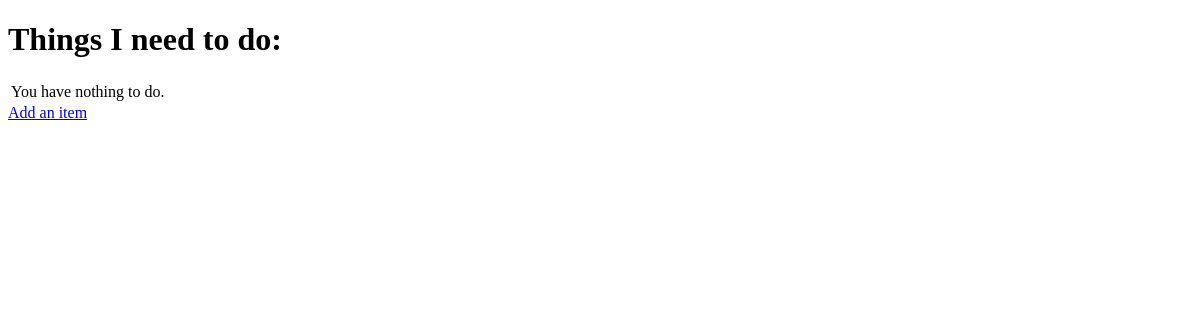
The app's page /, older data.
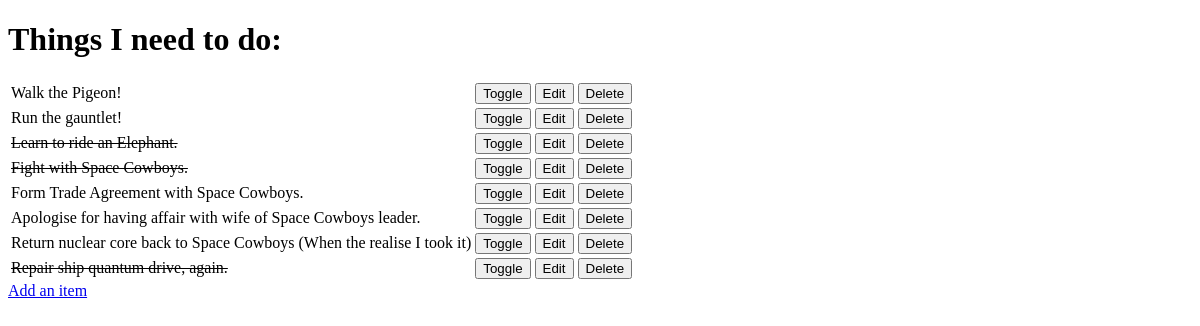
The same page, newer data.
### todo/models.py (models this page shows, shortened)
class Item(models.Model):
    name = models.CharField(max_length=50, null=False, blank=False)
    done = models.BooleanField(null=False, blank=False, default=False)

### todo/views.py (the view)
# urls.py: path('', views.get_todo_list, name='get_todo_list'),
def get_todo_list(request):
    items = Item.objects.all()
    context = {
        'items': items
    }
    return render(request, 'todo/todo_list.html', context)

### todo/templates/todo/todo_list.html (shortened to what this page needs)
<!DOCTYPE html>
<html lang="en">
<head>
</head>
<body>
    <h1>Things I need to do:</h1>
    <table>
        {% for item in items %}
            <tr>
                {% if item.done %}
                    <td><strike>{{ item.name  }}</strike></td>
                {% else %}
                    <td>{{ item.name }}</td>
                {% endif %}
                <td>
                    <a href="/toggle/{{ item.id }}">
                        <button>Toggle</button>
                    </a>
                </td>
                <td>
                    <a href="/edit/{{ item.id }}">
                        <button>Edit</button>
                    </a>
                </td>
                <td>
                    <a href="/delete/{{ item.id }}">
                        <button>Delete</button>
                    </a>
                </td>
            </tr>
            {% empty %}
            <tr><td>You have nothing to do.</td></tr>
        {% endfor %}
    </table>
    <a href="/add">Add an item</a>
</body>
</html>

Row changes from the older to the newer data that the page shows:
added Item: name "Walk the Pigeon!"
added Item: name "Run the gauntlet!"
added Item: name "Learn to ride an Elephant."
added Item: name "Fight with Space Cowboys."
added Item: name "Form Trade Agreement with Space Cowboys."
added Item: name "Apologise for having affair with wife of Space Cowboys leader."
added Item: name "Return nuclear core back to Space Cowboys (When the realise I took it)"
added Item: name "Repair ship quantum drive, again."
Text that changed along with them:
text no longer shown: "You have nothing to do."
